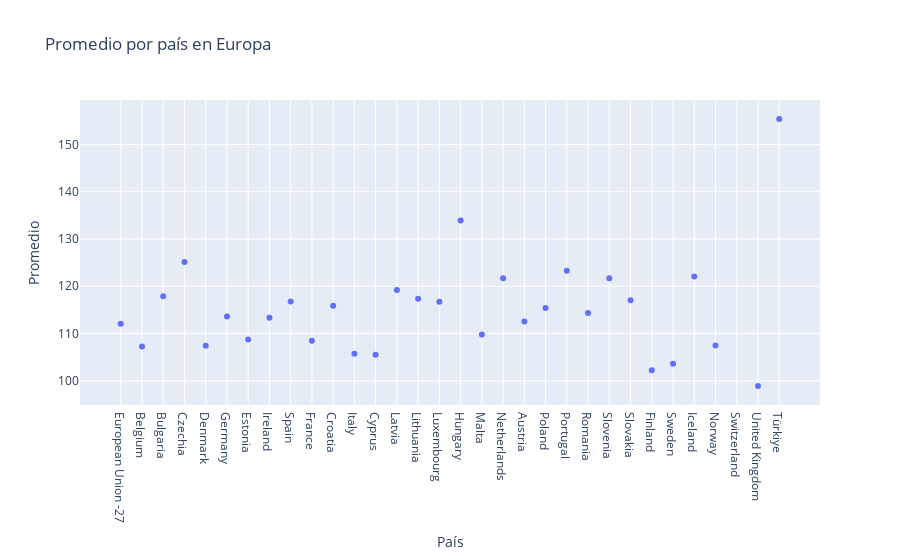

The notebook cell this image was saved under:
### Code cell
import plotly.graph_objects as go

promedio_por_pais = europa.mean(axis=1)

fig = go.Figure(data=go.Scatter(x=promedio_por_pais.index, y=promedio_por_pais, mode='markers'))

fig.update_layout(
    title='Promedio por país en Europa',
    xaxis_title='País',
    yaxis_title='Promedio',
)
fig.write_html('promedio_paisEU.html')
fig.show()

### Figure 1 — Plotly figure (JSON) as saved in the notebook; plotly's stock layout.template omitted (floating-point values rounded to 4 significant figures)
{"data": [{"mode": "markers", "type": "scatter", "x": ["European Union -27", "Belgium", "Bulgaria", "Czechia", "Denmark", "Germany", "Estonia", "Ireland", "Spain", "France", "Croatia", "Italy", "Cyprus", "Latvia", "Lithuania", "Luxembourg", "Hungary", "Malta", "Netherlands", "Austria", "Poland", "Portugal", "Romania", "Slovenia", "Slovakia", "Finland", "Sweden", "Iceland", "Norway", "Switzerland", "United Kingdom", "Türkiye"], "y": [112.1, 107.3, 117.9, 125.1, 107.4, 113.6, 108.7, 113.4, 116.8, 108.5, 115.9, 105.7, 105.5, 119.2, 117.4, 116.7, 133.9, 109.8, 121.7, 112.5, 115.4, 123.3, 114.3, 121.7, 117.0, 102.2, 103.6, 122.1, 107.5, null, 98.91, 155.4]}], "layout": {"title": {"text": "Promedio por país en Europa"}, "xaxis": {"title": {"text": "País"}}, "yaxis": {"title": {"text": "Promedio"}}}}
